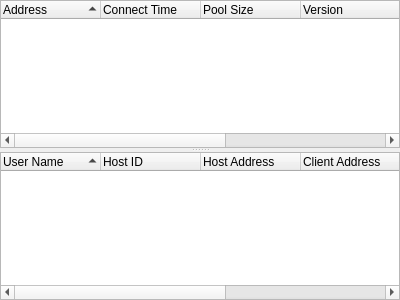
<?xml version="1.0" encoding="UTF-8"?>
<ui version="4.0">
 <class>RouterRelaysWidget</class>
 <widget class="QWidget" name="RouterRelaysWidget">
  <property name="geometry">
   <rect>
    <x>0</x>
    <y>0</y>
    <width>400</width>
    <height>300</height>
   </rect>
  </property>
  <layout class="QVBoxLayout" name="verticalLayout">
   <property name="leftMargin">
    <number>0</number>
   </property>
   <property name="topMargin">
    <number>0</number>
   </property>
   <property name="rightMargin">
    <number>0</number>
   </property>
   <property name="bottomMargin">
    <number>0</number>
   </property>
   <item>
    <widget class="QSplitter" name="splitter">
     <property name="orientation">
      <enum>Qt::Orientation::Vertical</enum>
     </property>
     <widget class="QTreeWidget" name="tree_relays">
      <property name="editTriggers">
       <set>QAbstractItemView::EditTrigger::NoEditTriggers</set>
      </property>
      <property name="showDropIndicator" stdset="0">
       <bool>false</bool>
      </property>
      <property name="indentation">
       <number>0</number>
      </property>
      <property name="itemsExpandable">
       <bool>false</bool>
      </property>
      <property name="sortingEnabled">
       <bool>true</bool>
      </property>
      <property name="expandsOnDoubleClick">
       <bool>false</bool>
      </property>
      <property name="supportedDragActions">
       <set>Qt::DropAction::IgnoreAction</set>
      </property>
      <attribute name="headerShowSortIndicator" stdset="0">
       <bool>true</bool>
      </attribute>
      <column>
       <property name="text">
        <string>Address</string>
       </property>
      </column>
      <column>
       <property name="text">
        <string>Connect Time</string>
       </property>
      </column>
      <column>
       <property name="text">
        <string>Pool Size</string>
       </property>
      </column>
      <column>
       <property name="text">
        <string>Version</string>
       </property>
      </column>
      <column>
       <property name="text">
        <string>Computer Name</string>
       </property>
      </column>
      <column>
       <property name="text">
        <string>Architecture</string>
       </property>
      </column>
      <column>
       <property name="text">
        <string>Operating System</string>
       </property>
      </column>
     </widget>
     <widget class="QTreeWidget" name="tree_peers">
      <property name="editTriggers">
       <set>QAbstractItemView::EditTrigger::NoEditTriggers</set>
      </property>
      <property name="showDropIndicator" stdset="0">
       <bool>false</bool>
      </property>
      <property name="indentation">
       <number>0</number>
      </property>
      <property name="itemsExpandable">
       <bool>false</bool>
      </property>
      <property name="expandsOnDoubleClick">
       <bool>false</bool>
      </property>
      <attribute name="headerShowSortIndicator" stdset="0">
       <bool>true</bool>
      </attribute>
      <column>
       <property name="text">
        <string>User Name</string>
       </property>
      </column>
      <column>
       <property name="text">
        <string>Host ID</string>
       </property>
      </column>
      <column>
       <property name="text">
        <string>Host Address</string>
       </property>
      </column>
      <column>
       <property name="text">
        <string>Client Address</string>
       </property>
      </column>
      <column>
       <property name="text">
        <string>Transferred</string>
       </property>
      </column>
      <column>
       <property name="text">
        <string>Duration</string>
       </property>
      </column>
      <column>
       <property name="text">
        <string>Idle</string>
       </property>
      </column>
     </widget>
    </widget>
   </item>
  </layout>
 </widget>
 <resources>
  <include location="../../../common/resources/common.qrc"/>
 </resources>
 <connections/>
</ui>
